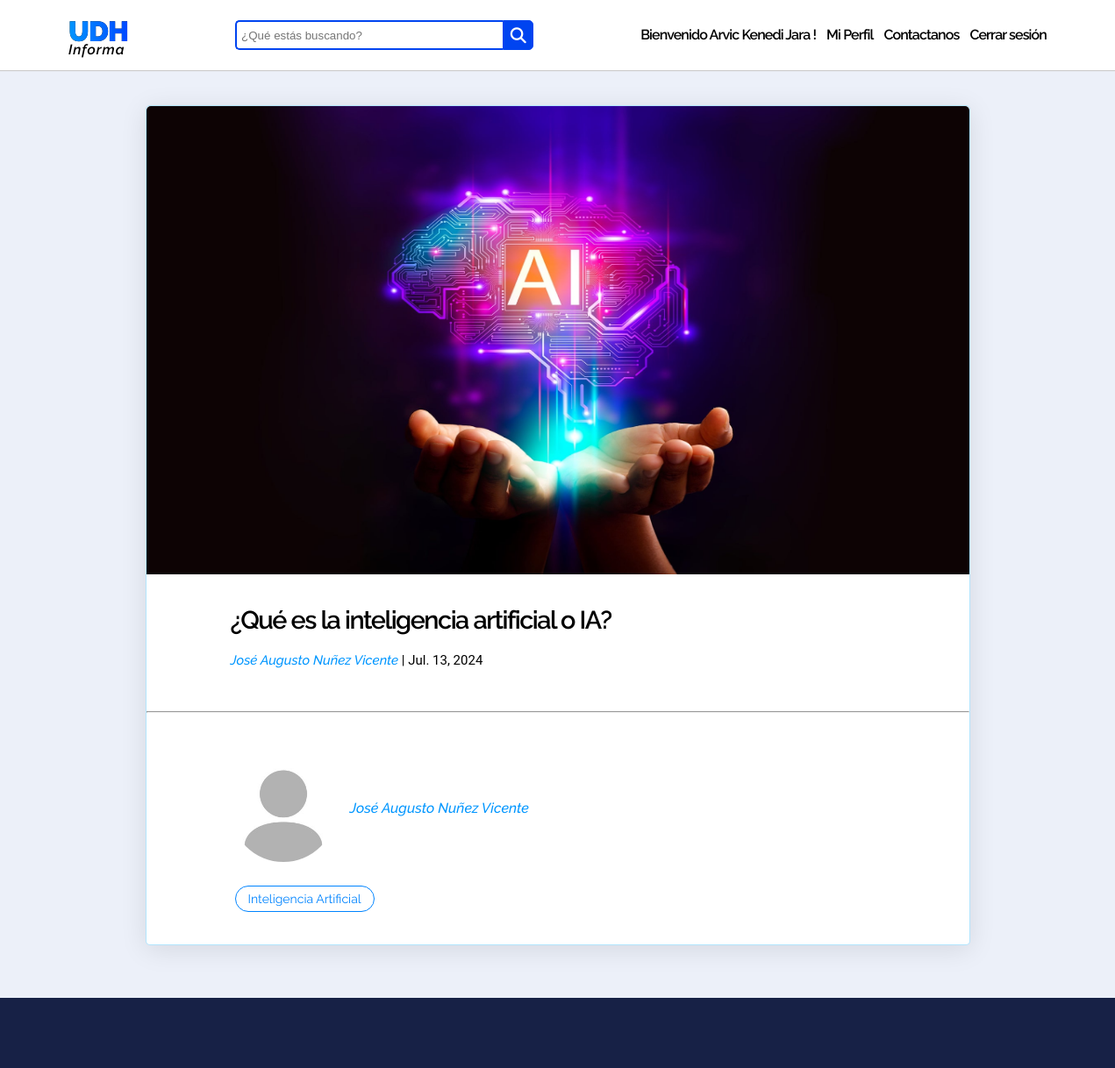
Page /blogs/posts/que-es-la-inteligencia-artificial-o-ia (signed in) on the committed database.
### account/models.py (models this page shows, shortened)
class MyUser(AbstractUser):
    email = models.EmailField(unique=True)
    slug = models.CharField(max_length=60, unique=True, blank=True)
    bio = models.CharField(max_length=500, blank=True)
    profile_image = models.ImageField(upload_to="account/profile_pic", default="profile-default.jpg", blank=True)
    is_author = models.BooleanField(default=False)
    REQUIRED_FIELDS = ['email', 'first_name', 'last_name']

### blog/models.py (models this page shows, shortened)
class Post(models.Model):
    statuses = [
        ('D', 'Draft'),
        ('P', 'Publish')
    ]
    title = models.CharField(max_length=120)
    slug = models.CharField(max_length=60, unique=True, blank=True)
    content = tinymce_models.HTMLField()
    status = models.CharField(max_length=1, choices=statuses)
    category = models.ForeignKey(Category, on_delete=models.CASCADE)
    author = models.ForeignKey(MyUser, on_delete=models.CASCADE)
    image = models.ImageField(upload_to='blog/post', default="post-default.jpg", blank=True)
    date = models.DateField(auto_now=True)

class Category(models.Model):
    name = models.CharField(max_length=50)
    description = models.CharField(max_length=255)
    slug = models.CharField(max_length=60, unique=True, blank=True)

### blog/views.py (the view)
# urls.py: path('posts/<slug:slug>', PostDetailView.as_view(), name="post-detail"),
class PostDetailView(LoginRequiredMixin, DetailView):
    login_url = "/accounts/login"
    model = Post
    context_object_name = "post"
    template_name = "blog/post_detail.html"
    queryset = Post.objects.filter(status="P")

### blog/templates/blog/post_detail.html (shortened to what this page needs)
{% extends "blog/base.html" %}
{% load static %}
{% block extra_head %}
    <link href="{% static 'blog/css/post_detail.css' %}" rel="stylesheet" type="text/css">
{% endblock %}
{% block content %}
    <div id="article">
        <img src="{{ post.image.url }}" alt="" id="cover-image"/>
        <div class="blog-meta">
            <h1>{{ post.title }}</h1>
            <p class="author"> {{ post.author.get_full_name }} <span class ="date"> | {{ post.date }}</span></p>
        </div>
        <div class="blog-content">
        </div>
        <hr>
        <div class="author-details">
            <div id="author-pic">
                <img src="{{ post.author.profile_image.url }}" alt=""/>
            </div>
            <div class="author-info">
                <a href="{% url 'profile-view' post.author.slug %}"><p class="author-name">{{ post.author.get_full_name }}</p></a>
                <p class="author-bio">{{ post.author.bio }}</p>
            </div>
        </div>
        <div class="tag-container">
            <button>{{ post.category.name }}</button>
        </div>
    </div>
{% endblock %}

### blog/templates/blog/base.html (shortened to what this page needs)
{% load static %}
<!DOCTYPE HTML>
<html>
    <head>
        <link href="{% static 'blog/css/base.css' %}" rel="stylesheet" type="text/css">
        {% block extra_head %}
        {% endblock %}
    </head>
    <body>
        <div id="top-bar">
            <div class="logo-bar">
                <div class="logo">
                    <a href="{% url 'index' %}">UDH</a>
                </div>
                <p>Informa</p>
            </div>
            <form method="GET" action="{% url 'search' %}">
                <div class="search">
                    <input type="text" name="query" class="searchTerm" placeholder="¿Qué estás buscando?">
                    <button type="submit" class="searchButton">
                    <i class="fa fa-search"></i>
                </button>
                </div>
            </form>
            <div id="menu-items-container">
                {% if request.user.is_authenticated %}
                <p class="menu-item">Bienvenido {{ request.user.get_full_name }} !</p>
                <a href="{% url 'profile-update' request.user.slug %}" class="menu-item">Mi Perfil</a>
                <a href="{% url 'contact-us' %}" class="menu-item">Contactanos</a>
                <a href="#" class="menu-item" style="margin-right: 0px;"
                    onclick="document.getElementById('logout-form').submit();">Cerrar sesión
                </a>
                {% else %}
                <a href="{% url 'login' %}" class="menu-item">Login</a>
                <a href="{% url 'signup' %}"><button id="signup-btn">Registrarse</button></a>
                {% endif %}
            </div>
        </div>
        {% block content %}
        {% endblock %}
        <div id="bottom-bar"></div>
    </body>
</html>

### blog/static/blog/css/base.css (style rules this page uses)
body { background-color: #ECF0F9; margin: 0; }
#top-bar { background-color: white; position: fixed; top: 0; left: 0; align-items: center; box-sizing: border-box; box-shadow: 0 1px 1px #ccc; width: 100%; height: 80px; z-index: 90; padding: 1em 4.875em; display: flex; justify-content: space-between; }
.logo-bar { cursor: pointer; }
.logo { background-image: linear-gradient(269deg,#0048ff,#0096ff), linear-gradient(#000,#000); -webkit-background-clip: text; -webkit-text-fill-color: transparent; display: block; font-family: "Raleway"; font-size: 32px; font-weight: 900; height: 34px; letter-spacing: -0.9px; color: rgb(0, 132, 255); }
.logo-bar a { text-decoration: none; }
.logo-bar p { font-family: Raleway,sans-serif; font-size: 1em; font-weight: 600; font-style: italic; font-stretch: normal; line-height: .8; letter-spacing: .9px; margin: 0; }
.search { width: 340px; position: relative; display: flex; align-items: center; }
.searchTerm { width: 100%; border: 2px solid #0044F0; border-right: none; padding: 5px; height: 20px; border-radius: 5px 0 0 5px; outline: none; color: #9DBFAF; }
.searchButton { width: 38px; height: 34px; border: 1px solid #0044F0; background: #0044F0; text-align: center; color: #fff; border-radius: 0 5px 5px 0; cursor: pointer; font-size: 20px; }
.fa-search { color: white; font-size: 18px; }
#menu-items-container { display: flex; justify-content: flex-end; align-items: center; }
#menu-items-container a { text-decoration: none; color: #000; }
.menu-item { font-family: "Raleway"; font-size: 16px; font-weight: 600; letter-spacing: -0.9px; line-height: 69.84px; margin: 0px; margin-right: 12px; }
#bottom-bar { background-color: #172146; width: 100%; height: 80px; }

### blog/static/blog/css/post_detail.css (style rules this page uses)
#article { width: 938px; background-color: white; border-radius: 5px; box-shadow: 0 5px 30px 0 rgba(0,0,0,.1); border: 1px solid rgba(0,168,255,.3); margin: 120px auto; margin-bottom: 60px; }
#cover-image { width: 100%; height: 534px; border-top-left-radius: 5px; border-top-right-radius: 5px; }
.blog-meta { width: 100%; height: 108px; padding: 12px 96px 0px 96px; }
.blog-meta h1 { font-family: "Raleway"; font-size: 28.8px; font-weight: 600; letter-spacing: -1.5px; }
.author { font-family: 'Raleway'; font-size: 15px; font-weight: 500; font-style: italic; color: #0096ff; margin-top: 6px; }
.date { font-family: "Roboto"; font-size: 15px; font-weight: 400; font-style: normal; color: #000000; }
.blog-content { padding: 2em 6em; padding-top: 0px; overflow: hidden; }
hr { margin: 0%; }
.author-details { display: flex; align-items: center; width: 100%; height: 160px; padding: 2em 6em; padding-bottom: 0px; }
#author-pic img { width: 120px; height: 120px; border-radius: 50%; cursor: pointer; }
.author-info { width: 600px; margin-left: 16px; }
.author-info a { text-decoration: none; }
.author-info p { margin: 0%; padding: 4px 0px; }
.author-name { color: rgb(0, 150, 255);; font-family: "Raleway"; font-size: 16px; font-weight: 500; font-style: italic; }
.author-bio { font-family: "Raleway"; font-size: 15px; line-height: 1.5em; letter-spacing: .2px; }
.tag-container { padding-bottom: 2em; padding-left: 6em; padding-right: 6em; }
.tag-container button { display: inline-block; color: rgb(0, 132, 255); border: 1px solid rgb(0, 132, 255); border-radius: 20px; background-color: transparent; font-family: "Raleway"; font-size: 14px; cursor: pointer; min-width: 50px; padding: 6px 14px; margin: 5px; }
#bottom-bar { background-color: #172146; bottom: 0; width: 100%; height: 80px; }

### rows in the picture
MyUser: user.get_full_name "Arvic Kenedi Jara"
Post: image (picture), title "¿Qué es la inteligencia artificial o IA?", author.get_full_name "José Augusto Nuñez Vicente", date "Jul. 13, 2024", author.profile_image (placeholder picture), category.name "Inteligencia Artificial"
